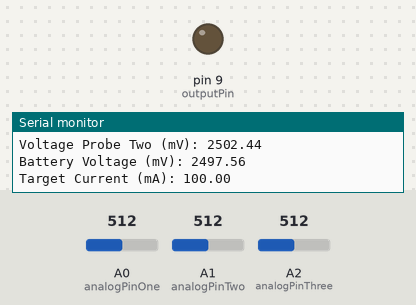
This sketch was run on a simulated Arduino Uno, built with avr-gcc and run on an emulated ATmega328P. Shown: output pins drawn as LEDs (lit = HIGH), the last lines printed to the serial monitor. Dashed ring = blinking. The test bench sets the inputs (shaded band); at power-on: A1 (analogPinTwo) = 512, A0 (analogPinOne) = 512, A2 (analogPinThree) = 512.

Above: at 1.2 s.
1.3 s: A1 (analogPinTwo) set to 687
4.4 s: A1 (analogPinTwo) set to 714
At 5.2 s:
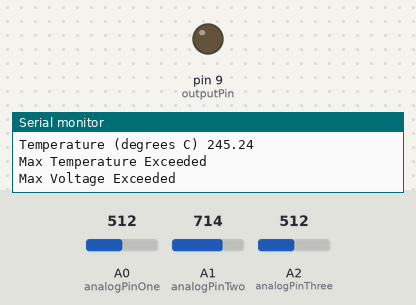
5.9 s: A0 (analogPinOne) set to 546
At 7.5 s:
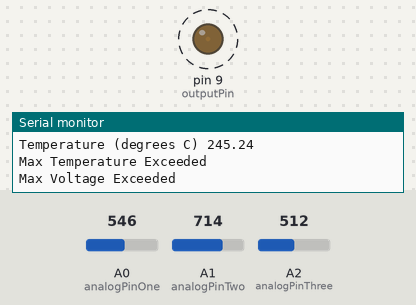
9.0 s: A0 (analogPinOne) set to 511
At 11.1 s:
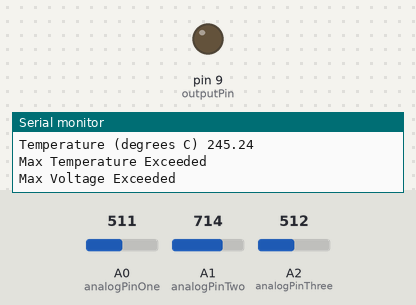
11.4 s: A0 (analogPinOne) set to 716
At 12.8 s:
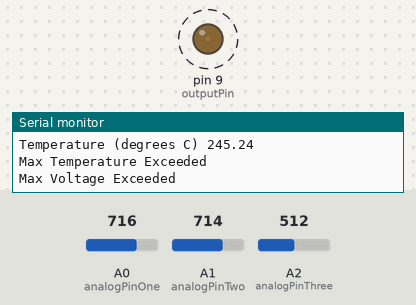
Timing chart, 0 to 15.5 s (numbered marks = the images above; inputs shaded):
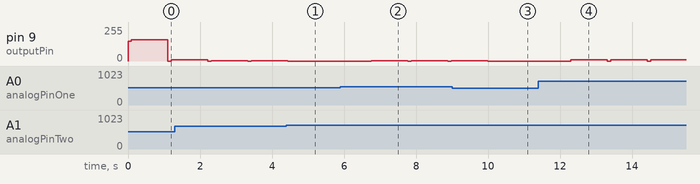

The sketch:

SolarCharge_LM35.ino
```cpp
int batteryCapacity = 1000;     //capacity rating of battery in mAh
float resistance = 10.0;     //measured resistance of the power resistor
int cutoffVoltage = 1400;     //maximum battery voltage (in mV) that should not be exceeded
float cutoffTemperatureC = 35;     //maximum battery temperature that should not be exceeded (in degrees C)
//float cutoffTemperatureF = 95;     //maximum battery temperature that should not be exceeded (in degrees F)
long cutoffTime = 46800000;     //maximum charge time of 13 hours that should not be exceeded

int outputPin = 9;     // Output signal wire connected to digital pin 9
int outputValue = 150;     //value of PWM output signal

int analogPinOne = A0;     //first voltage probe connected to analog pin 1
float valueProbeOne = 0;     //variable to store the value of analogPinOne
float voltageProbeOne = 0;     //calculated voltage at analogPinOne

int analogPinTwo = A1;     //second voltage probe connected to analog pin 2
float valueProbeTwo = 0;     //variable to store the value of analogPinTwo
float voltageProbeTwo = 0;     //calculated voltage at analogPinTwo

int analogPinThree = A2;     //third voltage probe connected to analog pin 2
float valueProbeThree = 0;     //variable to store the value of analogPinThree
float tmp36Voltage = 0;     //calculated voltage at analogPinThree
float temperatureC = 0;     //calculated temperature of probe in degrees C
//float temperatureF = 0;     //calculated temperature of probe in degrees F

float voltageDifference = 0;     //difference in voltage between analogPinOne and analogPinTwo
float batteryVoltage = 0;     //calculated voltage of battery
float current = 0;     //calculated current through the load (in mA)
float targetCurrent = batteryCapacity / 10;     //target output current (in mA) set at C/10 or 1/10 of the battery capacity per hour
float currentError = 0;     //difference between target current and actual current (in mA)


void setup()
{
  Serial.begin(38400);     //  setup serial
  pinMode(outputPin, OUTPUT);     // sets the pin as output
  pinMode(analogPinOne, INPUT);
  pinMode(analogPinTwo, INPUT);
  pinMode(analogPinThree, INPUT);

}

void loop()
{

  analogWrite(outputPin, outputValue);  //Write output value to output pin

  valueProbeOne = analogRead(analogPinOne);    // read the input value at probe one
  delay(10);
  valueProbeOne = analogRead(analogPinOne);    // read the input value at probe one
  voltageProbeOne = (valueProbeOne*5000)/1023;     //calculate voltage at probe one in milliVolts
  delay(10);

  valueProbeTwo = analogRead(analogPinTwo);    // read the input value at probe two
  delay(10);
  valueProbeTwo = analogRead(analogPinTwo);    // read the input value at probe two
  voltageProbeTwo = (valueProbeTwo*5000)/1023;     //calculate voltage at probe two in milliVolts
  delay(10);

  batteryVoltage = 5000 - voltageProbeTwo;     //calculate battery voltage
  current = (voltageProbeTwo - voltageProbeOne) / resistance;     //calculate charge current
  currentError = targetCurrent - current;     //difference between target current and measured current

  valueProbeThree = analogRead(analogPinThree);    // read the input value at probe three
  delay(10);
  valueProbeThree = analogRead(analogPinThree);    // read the input value at probe three
  tmp36Voltage = valueProbeThree * 5.0/1023;     // converting that reading to voltage
  temperatureC = (tmp36Voltage - 0.05 ) * 100 ;     //converting from 10 mv per degree wit 500 mV offset to degrees ((voltage - 500mV) times 100)
//  temperatureC = temperatureC * 28/50;
//  temperatureC = valueProbeThree / 2.0479 ;


 /*
  temperatureF = (temperatureC * 9.0 / 5.0) + 32.0;     //convert to Fahrenheit
  Serial.print("Temperature (degrees F) ");
  Serial.println(temperatureF);
 */

  // PRINT DATAS //
  Serial.print("Output: ");     //display output values for monitoring with a computer
  Serial.println(outputValue);

  Serial.print("Time (s): ");
  Serial.println(millis()/1000);

  Serial.print("Voltage Probe One (mV): ");     //display voltage at probe one
  Serial.println(voltageProbeOne);

  Serial.print("Voltage Probe Two (mV): ");     //display voltage at probe two
  Serial.println(voltageProbeTwo);

  Serial.print("Battery Voltage (mV): ");     //display battery voltage
  Serial.println(batteryVoltage);

  Serial.print("Target Current (mA): ");     //display target current
  Serial.println(targetCurrent);
  Serial.print("Battery Current (mA): ");     //display actual current
  Serial.println(current);
  Serial.print("Current Error  (mA): ");     //display current error
  Serial.println(currentError);

  Serial.print("Temperature (degrees C) ");     //display the temperature in degrees C
  Serial.println(temperatureC);


  if(abs(currentError) > 10)     //if output error is large enough, adjust output
   {
    outputValue = outputValue + currentError / 10;

    if(outputValue < 1)    //output can never go below 0
     {
      outputValue = 0;
     }

    if(outputValue > 254)     //output can never go above 255
     {
      outputValue = 255;
     }

    analogWrite(outputPin, outputValue);     //write the new output value
   }


  if(temperatureC > cutoffTemperatureC)     //stop charging if the battery temperature exceeds the safety threshold
   {
    outputValue = 0;
    Serial.println("Max Temperature Exceeded");
   }

  /*
  if(temperatureF > cutoffTemperatureF)     //stop charging if the battery temperature exceeds the safety threshold
   {
    outputValue = 0;
   }
   */

   if(batteryVoltage > cutoffVoltage)     //stop charging if the battery voltage exceeds the safety threshold
   {
    outputValue = 0;
    Serial.println("Max Voltage Exceeded");
   }

   if(millis() > cutoffTime)     //stop charging if the charge time threshold
   {
    outputValue = 0;
    Serial.print("Max Charge Time Exceeded");
   }

   Serial.println();     //extra spaces to make debugging data easier to read
   Serial.println();

   delay(1000);     //delay 10 seconds before next iteration
}
```

Measured:
- the behaviour switches between 529 and 530 on A0 (analogPinOne) (found by bisection; images 1 and 2)
- after the input at 4.4 s, pin 9 (outputPin): goes on until 4.4 s, then stays 0/255
- after the input at 5.9 s, pin 9 (outputPin): alternates 1/255 for 1.0 s and 0/255 for 0.10 s, starting after 0.85 s
- after the input at 9.0 s, pin 9 (outputPin): goes on until 10.0 s, then stays 0/255
- after the input at 11.4 s, pin 9 (outputPin): alternates 10/255 for 1.0 s and 0/255 for 0.10 s, starting after 0.90 s
- by itself, pin 9 (outputPin): alternates 1/255 for 1.0 s and 0/255 for 0.10 s
